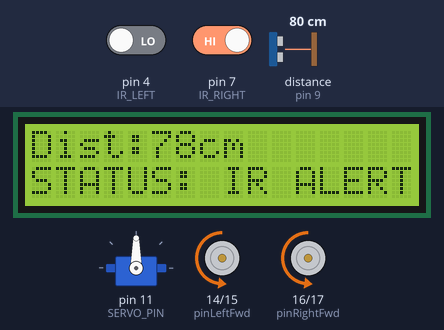
The sketch below on a simulated Arduino Uno, built with avr-gcc and run on an emulated ATmega328P. Parts: 16×2 character LCD, servo, motor-driver pin pairs drawn as motors (green arrow = first pin HIGH = forward, orange = second pin HIGH = backward, longer = more drive, scaled by the enable pin). Wiring (inferred from the names in the program): ultrasonic range finder: trigger pin 8; echo pin 9. The test bench sets the inputs (shaded band); at power-on: pin 4 (IR_LEFT) LOW, distance to the obstacle (sensor on pin 9) 80 cm, pin 7 (IR_RIGHT) HIGH. The echo pulse lasts 58.3 µs per cm.

Above: at 0.72 s.
1.8 s: pin 4 (IR_LEFT) driven HIGH
At 2.6 s:
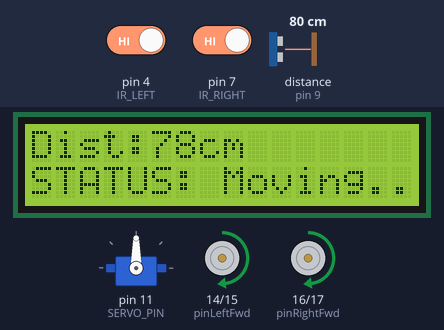
4.3 s: distance to the obstacle (sensor on pin 9) set to 22 cm
At 5.1 s:
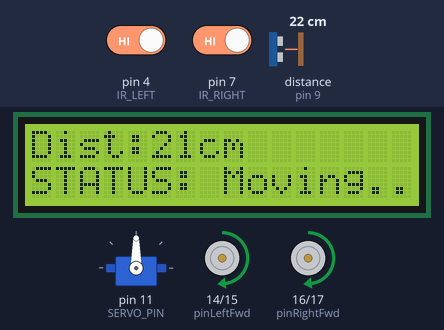
5.9 s: distance to the obstacle (sensor on pin 9) set to 18 cm
At 7.73 s:
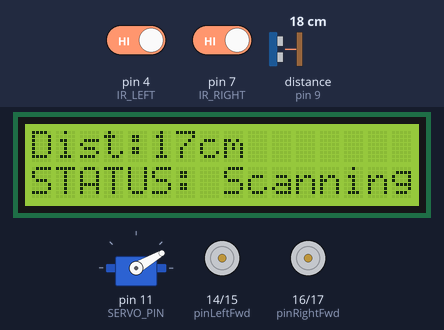
9.0 s: pin 7 (IR_RIGHT) driven LOW
At 9.53 s:
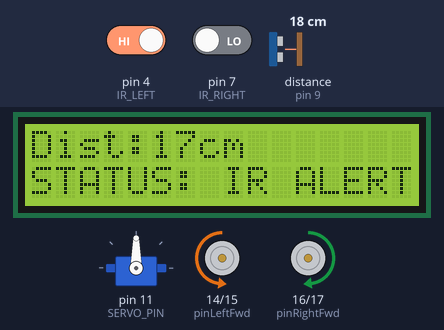
12.1 s: pin 7 (IR_RIGHT) driven HIGH
At 13.01 s:
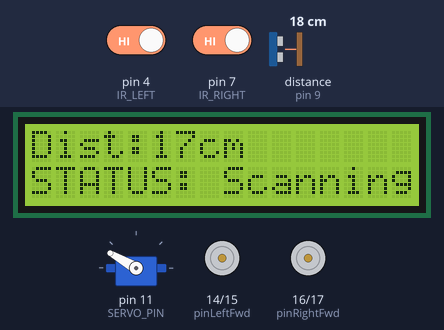
15.2 s: pin 4 (IR_LEFT) driven LOW
At 15.45 s:
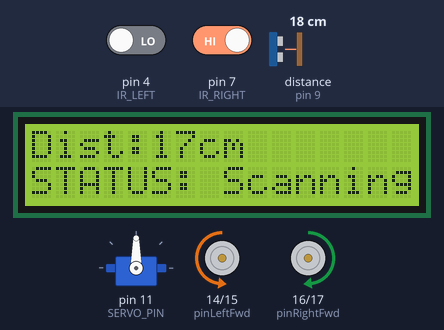
Timing chart, 0 to 65.8 s (numbered marks = the images above; inputs shaded):
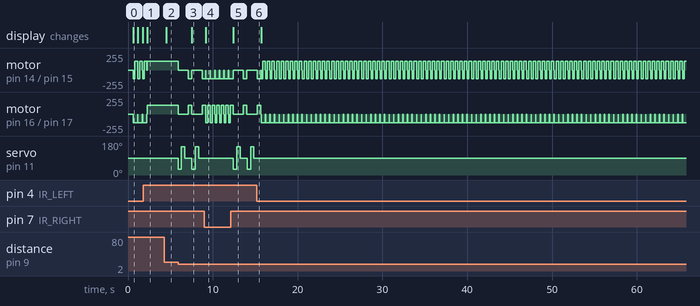

The sketch:

Obstacle_avoid_v5.1.ino
```cpp
/********** Obstacle Avoidance UGV
 * Purpose
 * The mC (Arduino) controls various sensors (HC-SR04, IR Infrared
 * Obstacle Avoidance Sensor Module) and actuators (SG90 Servo,
 * DC Motors), alongside an I2C 1602 LCD Blue Screen, in order to
 * perform obstacle avoidance and output info for the operator.
 * Hardware
 * - HC-SR04: Trig to pin 8, Echo to pin 9.
 * - IR Sensor: OUT to pin 4 and pin 7.
 * - SG90 Servo: Signal to PWM pin 11.
 * - LCD 1602: SDA to pin A4, SCL to pin A5.
 * - Motor Driver: IN1, IN2, IN3, IN4, ENA, ENB to pins A3, A2, A1, A0, 5, 6
 * Software
 * Uses Arduino standard library calls (analogRead(), digitalWrite(),
 * millis() etc.) and predefined objects (lcd, myservo). Uses the
 * Wire.h and LiquidCrystal_I2C.h libraries for the display.
 * Reference
 * v5.1, K. Lagos, July 2026.
 **********/

#include <Wire.h>
#include <Servo.h>
#include <LiquidCrystal_I2C.h>

/*--- (Pins) ---*/
const int IR_LEFT = 4, IR_RIGHT = 7;
const int TRIG = 8, ECHO = 9, SERVO_PIN = 11;

/*--- (LCD) ---*/
LiquidCrystal_I2C lcd(0x27, 16, 2);

/* Motors (Analog 0-3 corespond to pins 14-17) */
const int pinLeftFwd = 14, pinLeftBack = 15;
const int pinRightFwd = 16, pinRightBack = 17;
const int speedPinL = 5, speedPinR = 6;

/*--- Control Variables ---*/
Servo myservo;
unsigned long moveStartTime = 0;
unsigned long moveDuration = 0;
unsigned long lastLCDUpdate = 0;
const int lcdInterval = 250;
bool isMoving = false;
int motorSpeed = 130; /* Set motor speed */

/*---SETUP---*/
void setup() {
  pinMode(IR_LEFT, INPUT);
  pinMode(IR_RIGHT, INPUT);
  pinMode(TRIG, OUTPUT);
  pinMode(ECHO, INPUT);

  pinMode(pinLeftFwd, OUTPUT); pinMode(pinLeftBack, OUTPUT);
  pinMode(pinRightFwd, OUTPUT); pinMode(pinRightBack, OUTPUT);
  pinMode(speedPinL, OUTPUT);
  pinMode(speedPinR, OUTPUT);

  /* lcd screen initialize setup */
  lcd.init();
  lcd.backlight();
  lcd.setCursor(0, 0);
  lcd.print ("Robot Loading...");

  /* Serial connection established */
  Serial.begin(9600);

  /* Servo initialize setup */
  myservo.attach(SERVO_PIN);
  myservo.write(90); /* Initial position Forward (90 deg) */
  delay(500);
}

/*---MAIN LOOP---*/
void loop() {

  int distance = getDistance();
  /* Update check on LCD distance info depending on time interval (duty cycle) */
  if (millis() - lastLCDUpdate >= lcdInterval){
    updateLCD(distance);
    lastLCDUpdate = millis();
  }

  /*--- 1] Emergency IR Check---*/
  if (checkIRSafety()) {
    return; /* If there was an Emergency stop start the MAIN LOOP again. */
  }

  /*--- 2] Ultrassonic Check---
  *Checking for obstacle closer to distance = 20cm
  *Deciding the clearest path
  */
  if (distance < 20 && distance > 0) {
    handleObstacleFront();
  }
  else {
    /*Clear Path*/
    if (!isMoving) {
      startAdvance(500); /* If the vehicle was steady it's start moving for a fixed duration of 500ms */
    }
  }
  checkMoveTimeout(); /* Making constant optional checks for safety reasons every 500ms */
}

/******** function ckeckIRSafety
* Purpose
* Calculates if there is an obstacle below the
* predifined limit of IR sensors.
* Results
* - Making an emergency stop.
* - Making an avoidance disengage motion.
********/
bool checkIRSafety() {
  bool left = (digitalRead(IR_LEFT) == LOW);
  bool right = (digitalRead(IR_RIGHT) == LOW);

  if (left || right) {
    /* Double checks the IR sensors due to high sensitivity */
    delay(10);
    left = (digitalRead(IR_LEFT) == LOW);
    right = (digitalRead(IR_RIGHT) == LOW);
    if (left || right) {
      stopp(); /* Emergency Stop */
      isMoving = false;
      goBack(200); /* Moves backwards for disengage */
      if (left) goTurnR(300); else goTurnL(300); /* Moves away from the Obstacle*/
      return true; /* Update for the emergency stop */
    }
  }
  return false;
}

/******** function setMotorSpeed
* Purpose
* Setting the motors in motion with the predifined speed.
********/
void setMotorSpeed(int s) {
  analogWrite(speedPinL, s);
  analogWrite(speedPinR, s);
}

/******** function startAdvance
* Purpose
* Setting the motion forwards with the predifined speed and duration.
* Keeps tracking of the start up time.
********/
void startAdvance(int duration) {
  setMotorSpeed(motorSpeed);
  digitalWrite(pinLeftFwd, HIGH);
  digitalWrite(pinRightFwd, HIGH);
  moveStartTime = millis();
  moveDuration = duration;
  isMoving = true;
}

/******** functions stopp(), goBack(), goTurnR(), goTurnL(),
* Purpose
* Setting the vehicle in motion depending on the function.
********/
void stopp() {
  digitalWrite(pinLeftFwd, LOW); digitalWrite(pinLeftBack, LOW);
  digitalWrite(pinRightFwd, LOW); digitalWrite(pinRightBack, LOW);
}

void goBack(int ms) {
  setMotorSpeed(motorSpeed);
  digitalWrite(pinLeftBack, HIGH); digitalWrite(pinRightBack, HIGH);
  delay(ms);
  stopp();
}

void goTurnR(int ms) {
  setMotorSpeed(motorSpeed);
  digitalWrite(pinLeftFwd, HIGH); digitalWrite(pinRightBack, HIGH);
  delay(ms);
  stopp();
}

void goTurnL(int ms) {
  setMotorSpeed(motorSpeed);
  digitalWrite(pinRightFwd, HIGH); digitalWrite(pinLeftBack, HIGH);
  delay(ms);
  stopp();
}

/******** function checkMoveTimeout
* Purpose
* Checking the movement duration. For safety reasons,
* if the duration exceeds the predifined input,
* the vehicle makes a stop for environmental update.
********/
void checkMoveTimeout() {
  /* Compares the predifined duration with the actual one.*/
  if (isMoving && (millis() - moveStartTime >= moveDuration)) {
    stopp();
    isMoving = false;
  }
}

/******** function getDistance
* Purpose
* Emits the Ultrasonic pulse and retunrs the distance from an obstacle.
********/
int getDistance() {
  digitalWrite(TRIG, LOW); delayMicroseconds(2);
  digitalWrite(TRIG, HIGH); delayMicroseconds(10);
  digitalWrite(TRIG, LOW);
  long duration = pulseIn(ECHO, HIGH, 30000); /* Timeout at 30ms */
  int dist = duration * 0.034 / 2;
  /* If pulseIN gets timeout set a large obstacle distance */
  if (dist == 0) {
    return 400;
  } else {
    return dist;
  }
}

/******** function handleObstacleFront()
* Purpose
* Turning the servo - HC-SR04 sensor in Left and Right direction.
* Choosing the clearest patgh depending on the distance of the obstacle.
********/
void handleObstacleFront() {
  stopp();
  isMoving = false;

  /* Setting the direction to the servo - HC-SR04*/
  myservo.write(30); delay(400);
  int dRight = getDistance();
  myservo.write(150); delay(400);
  int dLeft = getDistance();
  myservo.write(90); delay(400);
  /* Setting the vehicle in motion through the clearest path*/
  if (dRight > dLeft) goTurnR(400); else goTurnL(400);
}

/******** function updateLCD
* Purpose
* Updating LCD data (distance, STATUS) for dispay
********/
void updateLCD(int dist) {
  lcd.clear(); /* Setting the screen clear from previous data */
  lcd.setCursor(0,0); /* Initialize cursor position in the first line */
  /* Printing Distance data */
  lcd.print("Dist:");
  lcd.print(dist);
  lcd.print("cm");
  lcd.setCursor(0,1); /* Initialize cursor position in the second line */
  /* Printing STATUS*/
  if (digitalRead(IR_LEFT) == LOW || digitalRead(IR_RIGHT) == LOW) {
    lcd.print("STATUS: IR ALERT!");
  }
  else if(dist < 20) {
    lcd.print("STATUS: Scanning...");
  }
    else {
  lcd.print("STATUS: Moving...");
  }
}
```

Measured:
- the behaviour switches between 21 and 20 cm on distance to the obstacle (sensor on pin 9) (found by bisection; images 2 and 3)
- after the input at 1.8 s, the display: changes after 0.45 s (image 1)
- after the input at 4.3 s, the display: changes after 0.19 s (image 2)
- after the input at 5.9 s, motor on pin 14 (pinLeftFwd) / pin 15 (pinLeftBack): alternates backward 130/255 for 0.40 s and stopped for 1.2 s, starting at once; motor on pin 16 (pinRightFwd) / pin 17 (pinRightBack): alternates forward 130/255 for 0.40 s and stopped for 1.2 s, starting at once
- after the input at 9.0 s, motor on pin 14 (pinLeftFwd) / pin 15 (pinLeftBack): alternates backward 130/255 for 0.50 s and stopped for 0.04 s, starting after 0.18 s; servo on pin 11 (SERVO_PIN): stops changing and stays 90°; the display: changes after 0.18 s (image 4)
- after the input at 12.1 s, servo on pin 11 (SERVO_PIN): 90° → 30° after 0.31 s, → 150° 0.40 s later, → 90° 0.40 s later, → 30° 0.83 s later, … (6 changes in this stretch); the display: changes after 0.31 s (image 5)
- after the input at 15.2 s, servo on pin 11 (SERVO_PIN): stops changing and stays 90°
